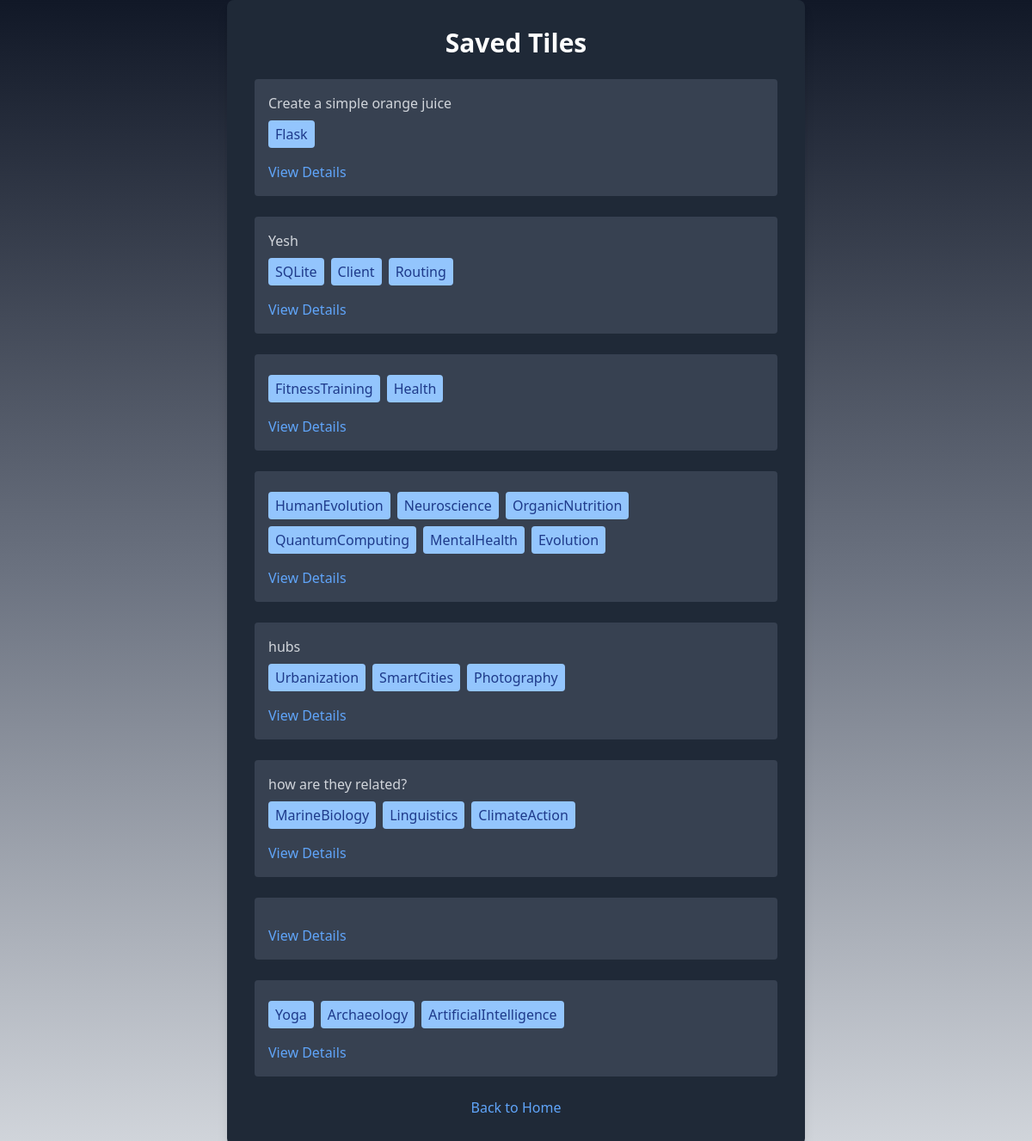
The page /entries on the database its author committed.
### tables this page shows
CREATE TABLE entries (
            id INTEGER PRIMARY KEY AUTOINCREMENT,
            text TEXT NOT NULL,
            keywords TEXT
        );

### app.py (the view)
@app.route('/entries')
def entries():
    conn = sqlite3.connect('database.db')
    cursor = conn.cursor()
    cursor.execute('SELECT * FROM entries')
    entries = cursor.fetchall()
    conn.close()
    return render_template('entries.html', entries=entries)

### templates/entries.html (shortened to what this page needs)
<!DOCTYPE html>
<html lang="en">
<head>
    <link href="https://cdn.jsdelivr.net/npm/tailwindcss@2.2.19/dist/tailwind.min.css" rel="stylesheet">
</head>
<body class="bg-gradient-to-b from-gray-900 via-gray-500 to-gray-300 text-white flex items-center justify-center min-h-screen">
    <div class="bg-gray-800 p-8 rounded-lg shadow-lg w-full max-w-2xl">
        <h1 class="text-3xl font-bold mb-6 text-center">Saved Tiles</h1>
        <ul class="space-y-6">
            {% for entry in entries %}
                <li class="bg-gray-700 p-4 rounded text-gray-300">
                    <p class="mb-2">{{ entry[1] }}</p>
                    {% if entry[2] %}
                        <div class="flex flex-wrap gap-2">
                            {% for keyword in entry[2].split(',') %}
                                <span class="bg-blue-300 text-blue-900 px-2 py-1 rounded">{{ keyword.strip() }}</span>
                            {% endfor %}
                        </div>
                    {% endif %}
                    <div class="mt-4">
                        <a href="{{ url_for('display_entry', id=entry[0]) }}" class="text-blue-400 hover:underline">View Details</a>
                    </div>
                </li>
            {% endfor %}
        </ul>
        <a href="/" class="block text-center mt-6 text-blue-400 hover:underline">Back to Home</a>
    </div>
</body>
</html>

### rows shown on the page
entries: text "Create a simple orange juice", strip "Flask"
entries: text "Yesh", strip "SQLite" "Client" "Routing"
entries: strip "FitnessTraining" "Health"
entries: strip "HumanEvolution" "Neuroscience" "OrganicNutrition" "QuantumComputing" "MentalHealth" "Evolution"
entries: text "hubs", strip "Urbanization" "SmartCities" "Photography"
entries: text "how are they related?", strip "MarineBiology" "Linguistics" "ClimateAction"
entries: strip "Yoga" "Archaeology" "ArtificialIntelligence"
